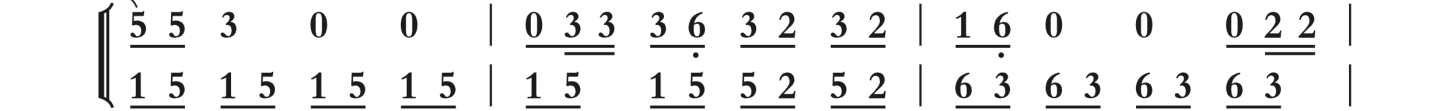
#> input picture docs/omr_audit/archive/_jianpu_proof/an_he_qiao/_grand2/p1_s02.png, 2894 x 222 px (shown at 1/2 size)
$ python -i _ocr_anhe_dump.py   (imports and definitions only)
#> lines starting #> are read from the running program, lines starting #| are printed output that depends on the picture; after the words box and inside, x2 and y2 are one past the last pixel; in counts of white or black regions, pixels touching at a corner belong together
#> further down, picture is the input picture: PIL image 2894x222 RGB; min 26, max 255, mean 236.7
# -*- coding: utf-8 -*-
"""OCR dump for an_he_qiao grand systems (RH/LH)."""
from __future__ import annotations

from pathlib import Path

import numpy as np
from PIL import Image, ImageEnhance, ImageOps
from rapidocr_onnxruntime import RapidOCR

ROOT = Path(__file__).resolve().parents[1]
SRC = ROOT / "docs" / "omr_audit" / "_jianpu_proof" / "an_he_qiao" / "_grand2"
OUT = ROOT / "docs" / "omr_audit" / "_jianpu_proof" / "an_he_qiao" / "_ocr_dump.txt"
TMP = ROOT / "_tmp_anhe_ocr"
# [1 line not run here, left out]


def split_rl(im: Image.Image) -> int:
    arr = np.asarray(im.convert("L"))
    h = arr.shape[0]
    ink = (arr < 200).mean(axis=1)
    mid0, mid1 = h // 5, 4 * h // 5
    return mid0 + int(np.argmin(ink[mid0:mid1]))


def prep(im: Image.Image, scale: int = 3, invert: bool = False) -> Image.Image:
#> called with scale = 3, invert = False
    im = im.convert("L")
    im = im.resize((im.width * scale, im.height * scale), Image.Resampling.LANCZOS)
#> im: PIL image 8682x666 L
    if invert:
        im = ImageOps.invert(im)
    im = ImageEnhance.Contrast(im).enhance(2.5)
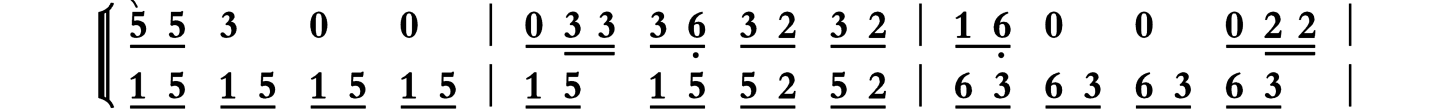
#> im: PIL image 8682x666 L (shown at 1/6 size); min 0, max 255, mean 231.9
    arr = np.asarray(im)
    arr = np.where(arr < 160, 0, 255).astype(np.uint8)
#> arr: shape (666, 8682); 90.7% white; 76 black regions, largest, box (x1, y1, x2, y2) and area: (589, 16, 685, 648) 34046, (3153, 268, 3689, 288) 10699, (7357, 268, 7892, 288) 10685
    return Image.fromarray(arr).convert("RGB")


def main() -> None:
    ocr = RapidOCR()
    lines: list[str] = []
    for p in sorted(SRC.glob("p*_s*.png")):
        if "_m" in p.stem:
            continue
        im = Image.open(p)
        split = split_rl(im)
        rh = im.crop((0, 0, im.width, split + 8))
        lh = im.crop((0, split - 8, im.width, im.height))
        lines.append(f"=== {p.name} split={split} h={im.height} ===")
        for hand, crop in [("rh", rh), ("lh", lh)]:
            for tag, do_inv in [("a", False), ("b", True)]:
                img = prep(crop, scale=4 if hand == "rh" else 3, invert=do_inv)
                fp = TMP / f"{p.stem}_{hand}_{tag}.png"
                img.save(fp)
                r, _ = ocr(str(fp))
                texts = [x[1] for x in (r or [])]
                lines.append(f"  {hand}{tag}: {' | '.join(texts) if texts else '(empty)'}")
    OUT.write_text("\n".join(lines) + "\n", encoding="utf-8")
    print(f"wrote {OUT}")


# [2 lines not run here, left out]

>>> from PIL import Image
>>> picture = Image.open('../docs/omr_audit/archive/_jianpu_proof/an_he_qiao/_grand2/p1_s02.png')
>>> result = prep(picture)
